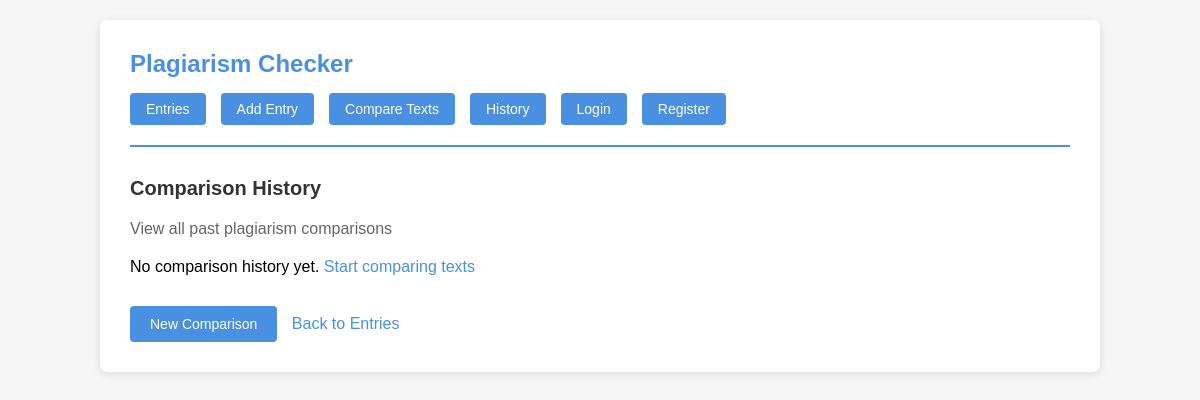
Before: /checker/history/ with the older database file.
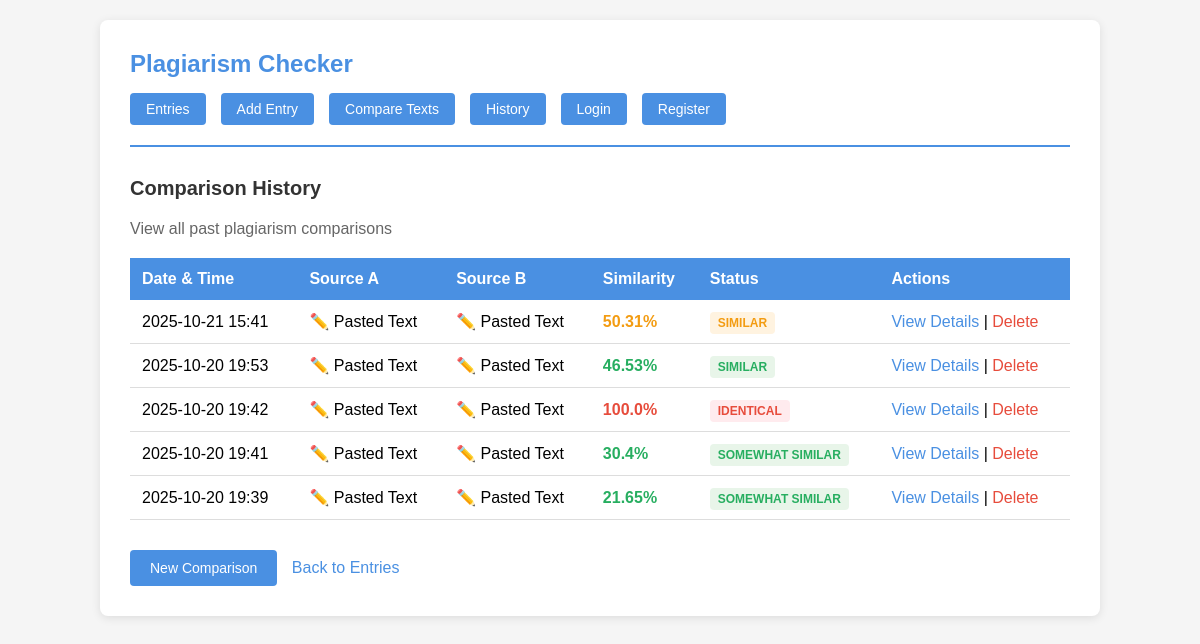
After: the same page with the newer database file.
### checker/models.py (models this page shows, shortened)
class ComparisonHistory(models.Model):
    source_a_type = models.CharField(max_length=20, choices=[
        ('entry', 'Saved Entry'),
        ('pasted', 'Pasted Text'),
        ('file', 'Uploaded File')
    ])
    source_a_entry = models.ForeignKey(
        TextEntry,
        null=True,
        blank=True,
        on_delete=models.SET_NULL,
        related_name='comparisons_as_a'
    )
    source_a_text = models.TextField()
    source_a_filename = models.CharField(max_length=255, blank=True)
    source_b_type = models.CharField(max_length=20, choices=[
        ('entry', 'Saved Entry'),
        ('pasted', 'Pasted Text'),
        ('file', 'Uploaded File')
    ])
    source_b_entry = models.ForeignKey(
        TextEntry,
        null=True,
        blank=True,
        on_delete=models.SET_NULL,
        related_name='comparisons_as_b'
    )
    source_b_text = models.TextField()
    source_b_filename = models.CharField(max_length=255, blank=True)
    similarity_score = models.FloatField()
    similarity_status = models.CharField(max_length=50)
    compared_at = models.DateTimeField(default=timezone.now)
    class Meta:
        ordering = ['-compared_at']
        verbose_name_plural = 'Comparison Histories'

### checker/views.py (the view)
# urls.py: path('history/', views.ComparisonHistoryListView.as_view(), name='history_list'),
class ComparisonHistoryListView(generic.ListView):
    model = ComparisonHistory
    template_name = 'checker/history_list.html'
    context_object_name = 'comparisons'
    paginate_by = 20  # Show 20 comparisons per page

### checker/templates/checker/history_list.html (shortened to what this page needs)
{% extends "checker/base.html" %}
{% block content %}
<h2>Comparison History</h2>
<p style="color: #666; margin-bottom: 20px;">View all past plagiarism comparisons</p>
{% if comparisons %}
    <table>
        <tr>
            <th>Date & Time</th>
            <th>Source A</th>
            <th>Source B</th>
            <th>Similarity</th>
            <th>Status</th>
            <th>Actions</th>
        </tr>
        {% for comp in comparisons %}
        <tr>
            <td>{{ comp.compared_at|date:"Y-m-d H:i" }}</td>
            <td>
                {% if comp.source_a_type == 'entry' %}
                    📋 Entry: {{ comp.source_a_entry.title|default:"Untitled" }}
                {% elif comp.source_a_type == 'file' %}
                    📄 File: {{ comp.source_a_filename }}
                {% else %}
                    ✏️ Pasted Text
                {% endif %}
            </td>
            <td>
                {% if comp.source_b_type == 'entry' %}
                    📋 Entry: {{ comp.source_b_entry.title|default:"Untitled" }}
                {% elif comp.source_b_type == 'file' %}
                    📄 File: {{ comp.source_b_filename }}
                {% else %}
                    ✏️ Pasted Text
                {% endif %}
            </td>
            <td style="font-weight: bold;
                {% if comp.similarity_score >= 80 %}color: #e74c3c;
                {% elif comp.similarity_score >= 50 %}color: #f39c12;
                {% else %}color: #27ae60;{% endif %}">
                {{ comp.similarity_score }}%
            </td>
            <td>
                <span style="padding: 4px 8px; border-radius: 4px; font-size: 12px; font-weight: bold;
                    {% if comp.similarity_score >= 80 %}background: #ffebee; color: #e74c3c;
                    {% elif comp.similarity_score >= 50 %}background: #fff3e0; color: #f39c12;
                    {% else %}background: #e8f5e9; color: #27ae60;{% endif %}">
                    {{ comp.similarity_status }}
                </span>
            </td>
            <td>
                <a href="{% url 'checker:history_detail' comp.pk %}">View Details</a> |
                <a href="{% url 'checker:history_delete' comp.pk %}" style="color: #e74c3c;" onclick="return confirm('Are you sure you want to delete this comparison?')">Delete</a>
            </td>
        </tr>
        {% endfor %}
    </table>
{% else %}
    <p>No comparison history yet. <a href="{% url 'checker:compare' %}">Start comparing texts</a></p>
{% endif %}
<div style="margin-top: 30px;">
    <a href="{% url 'checker:compare' %}" class="btn">New Comparison</a>
    <a href="{% url 'checker:entry_list' %}" style="margin-left: 10px;">Back to Entries</a>
</div>
{% endblock %}

### checker/templates/checker/base.html (shortened to what this page needs)
<!DOCTYPE html>
<html lang="en">
<head>
</head>
<body>
  <div class="container">
    <header>
      <h1><a href="{% url 'checker:home' %}">Plagiarism Checker</a></h1>
      <nav>
        <a href="{% url 'checker:entry_list' %}">Entries</a>
        <a href="{% url 'checker:entry_add' %}">Add Entry</a>
        <a href="{% url 'checker:compare' %}">Compare Texts</a>
        <a href="{% url 'checker:history_list' %}">History</a>
        {% if user.is_authenticated %}
          <a href="{% url 'accounts:dashboard' %}">Dashboard</a>
          <a href="{% url 'accounts:logout' %}">Logout</a>
        {% else %}
          <a href="{% url 'accounts:login' %}">Login</a>
          <a href="{% url 'accounts:register' %}">Register</a>
        {% endif %}
      </nav>
    </header>
    <main>
      {% block content %}{% endblock %}
    </main>
  </div>
</body>
</html>

### checker/templates/checker/base.html (style rules this page uses)
* { margin: 0; padding: 0; box-sizing: border-box; }
body { font-family: Arial, sans-serif; background: #f5f5f5; padding: 20px; }
.container { max-width: 1000px; margin: 0 auto; background: white; padding: 30px; border-radius: 8px; box-shadow: 0 2px 10px rgba(0,0,0,0.1); }
header { border-bottom: 2px solid #4a90e2; padding-bottom: 20px; margin-bottom: 30px; }
h1 { color: #333; font-size: 24px; margin-bottom: 15px; }
h1 a { color: #4a90e2; text-decoration: none; }
nav { display: flex; flex-wrap: wrap; gap: 15px; }
nav a { color: white; background: #4a90e2; padding: 8px 16px; text-decoration: none; border-radius: 4px; font-size: 14px; }
h2 { color: #333; margin-bottom: 20px; font-size: 20px; }
table { width: 100%; border-collapse: collapse; margin: 20px 0; }
th { background: #4a90e2; color: white; padding: 12px; text-align: left; }
td { padding: 12px; border-bottom: 1px solid #ddd; }
button, .btn { background: #4a90e2; color: white; border: none; padding: 10px 20px; border-radius: 4px; cursor: pointer; font-size: 14px; text-decoration: none; display: inline-block; }
a { color: #4a90e2; text-decoration: none; }

Changed rows visible on the page:
added ComparisonHistory: compared_at "2025-10-21 15:41", source_a_type "✏️ Pasted Text", source_b_type "✏️ Pasted Text", similarity_score "50.31", similarity_status "SIMILAR"
added ComparisonHistory: compared_at "2025-10-20 19:53", source_a_type "✏️ Pasted Text", source_b_type "✏️ Pasted Text", similarity_score "46.53", similarity_status "SIMILAR"
added ComparisonHistory: compared_at "2025-10-20 19:42", source_a_type "✏️ Pasted Text", source_b_type "✏️ Pasted Text", similarity_score "100.0", similarity_status "IDENTICAL"
added ComparisonHistory: compared_at "2025-10-20 19:41", source_a_type "✏️ Pasted Text", source_b_type "✏️ Pasted Text", similarity_score "30.4", similarity_status "SOMEWHAT SIMILAR"
added ComparisonHistory: compared_at "2025-10-20 19:39", source_a_type "✏️ Pasted Text", source_b_type "✏️ Pasted Text", similarity_score "21.65", similarity_status "SOMEWHAT SIMILAR"
Other visible differences:
text no longer shown: "No comparison history yet. Start comparing texts"
text now shown: "Date & Time Source A Source B Similarity Status Actions"
